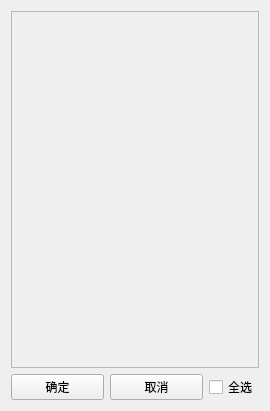
<?xml version="1.0" encoding="UTF-8"?>
<ui version="4.0">
 <class>settlk</class>
 <widget class="QWidget" name="settlk">
  <property name="geometry">
   <rect>
    <x>0</x>
    <y>0</y>
    <width>270</width>
    <height>411</height>
   </rect>
  </property>
  <property name="windowTitle">
   <string>Form</string>
  </property>
  <layout class="QGridLayout" name="gridLayout">
   <item row="0" column="0" colspan="3">
    <widget class="QScrollArea" name="scrollArea">
     <property name="widgetResizable">
      <bool>true</bool>
     </property>
     <widget class="QWidget" name="scrollAreaWidgetContents">
      <property name="geometry">
       <rect>
        <x>0</x>
        <y>0</y>
        <width>250</width>
        <height>361</height>
       </rect>
      </property>
      <layout class="QGridLayout" name="gridLayout_2"/>
     </widget>
    </widget>
   </item>
   <item row="4" column="0">
    <widget class="QPushButton" name="pushButton">
     <property name="text">
      <string>确定</string>
     </property>
    </widget>
   </item>
   <item row="4" column="1">
    <widget class="QPushButton" name="pushButton_2">
     <property name="text">
      <string>取消</string>
     </property>
    </widget>
   </item>
   <item row="4" column="2">
    <widget class="QCheckBox" name="checkBox">
     <property name="maximumSize">
      <size>
       <width>50</width>
       <height>16777215</height>
      </size>
     </property>
     <property name="text">
      <string>全选</string>
     </property>
    </widget>
   </item>
  </layout>
 </widget>
 <resources/>
 <connections/>
</ui>
